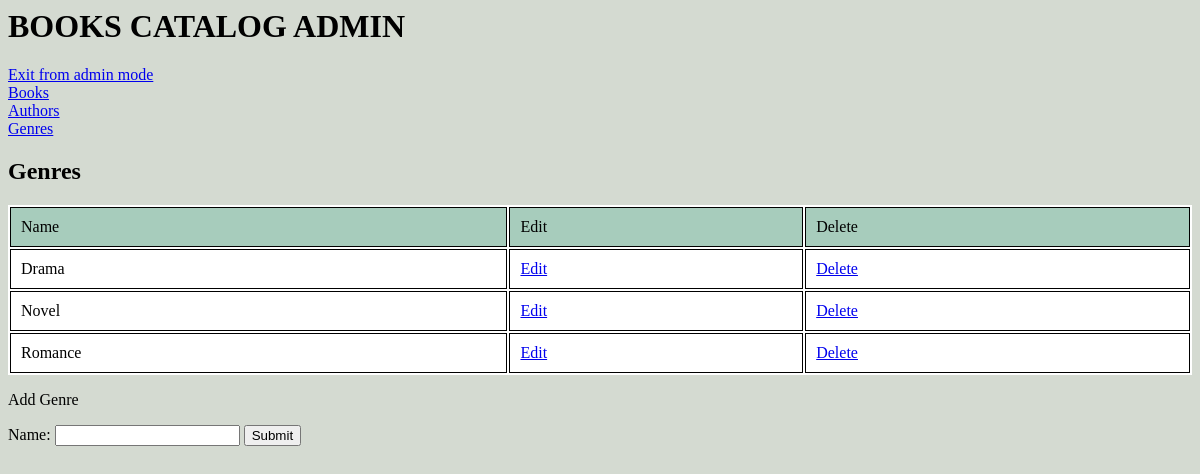
The app's page /admin-mode/genre/all with its own data.
### tables this page shows
CREATE TABLE IF NOT EXISTS `genres` (
  `id` int(11) NOT NULL AUTO_INCREMENT,
  `name` varchar(60) NOT NULL,
  PRIMARY KEY (`id`),
  UNIQUE KEY `name` (`name`)
);

### libs/Controller_Admin.php (called while the page is built, shortened)
<?php
class Controller_Admin extends Controller{
	public function genre_all()
	{
		$genres = $this->m_genre->getAllGenres();
		include '/admin/main.php';
	}
}

### index.php (called while the page is built, shortened)
<?php
Router::start();

### libs/Controller.php (called while the page is built, shortened)
<?php
class Controller
{
	function __construct()
	{
		$this->m_genre = new Model_Genre();
	}
}

### libs/Model_Genre.php (called while the page is built, shortened)
<?php
class Model_Genre{
	private $db;
	public function __construct()
	{
		$this->db = new PDO(
			'mysql:host='.DB_HOST.';dbname='.DB_NAME,
	    	DB_USER,
	    	DB_PASS
	    );
	}
	public function getAllGenres()
	{
		$genres = array();
		$sql = "SELECT `id`,`name` FROM `genres`";
        $stmt = $this->db->prepare($sql);
        $stmt->execute();
        $result = $stmt->fetchAll(PDO::FETCH_ASSOC);
        if ($result)
        {
            foreach ($result as $res)
            {
                $genre = new Genre($res['id'], $res['name']);
                $genres[] = $genre;
            }
        }
        return $genres;
	}
}

### libs/Genre.php (called while the page is built, shortened)
<?php
class Genre implements JsonSerializable
{
	public function __construct($id, $name)
	{
		$this->id = $id;
		$this->name = $name;
	}
	public function __get($name)
	{
		return $this->$name;
	}
}

### admin/templates/genre_list.tpl.php (the view)
<table>
	<thead class='admin-thead'>
			<tr>
				<td>Name</td>
				<td>Edit</td>
				<td>Delete</td>
			</tr>
		</thead>
<?foreach ($genres as $genre) {?>
	<tr>
		<td><?=$genre->name;?></td>
		<td><a href='/admin-mode/genre/edit/<?=$genre->id;?>'>Edit</a></td>
		<td><a href='/admin-mode/genre/delete/<?=$genre->id;?>'>Delete</a></td>
	</tr>
<?}?>
</table>
<p>Add Genre</p>
<form action='/admin-mode/genre/add' method='post'>
	Name: <input type='text' name='genre_name' pattern="^[A-Za-z\s]{2,30}$" required />
	<input type='submit' name=' Add '/>
</form>

### css/style.css (style rules this page uses)
body { background-color: bisque; font-family: cursive; }
.admin-body { background-color: #d4dad1; }
table { width: 100%; background-color: white; }
td, th { padding: 10px; border: 1px solid black; }
thead { background-color: darkorange; }
.admin-thead { background-color: #a7ccbc; }

### records on screen
genres: name "Drama"
genres: name "Novel"
genres: name "Romance"

### other values on screen
$title "Genres"
